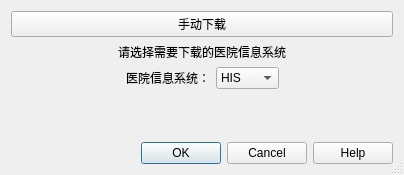
<?xml version="1.0" encoding="UTF-8"?>
<ui version="4.0">
 <class>AddHospitalSystem</class>
 <widget class="QDialog" name="AddHospitalSystem">
  <property name="geometry">
   <rect>
    <x>0</x>
    <y>0</y>
    <width>404</width>
    <height>175</height>
   </rect>
  </property>
  <property name="windowTitle">
   <string>Dialog</string>
  </property>
  <property name="sizeGripEnabled">
   <bool>true</bool>
  </property>
  <layout class="QVBoxLayout" name="verticalLayout">
   <item>
    <widget class="QPushButton" name="pushButton_3">
     <property name="text">
      <string>手动下载</string>
     </property>
    </widget>
   </item>
   <item>
    <widget class="QLabel" name="label">
     <property name="text">
      <string>&lt;html&gt;&lt;head/&gt;&lt;body&gt;&lt;p align=&quot;center&quot;&gt;请选择需要下载的医院信息系统&lt;/p&gt;&lt;/body&gt;&lt;/html&gt;</string>
     </property>
    </widget>
   </item>
   <item>
    <layout class="QHBoxLayout" name="horizontalLayout_2">
     <item>
      <spacer name="horizontalSpacer_2">
       <property name="orientation">
        <enum>Qt::Horizontal</enum>
       </property>
       <property name="sizeHint" stdset="0">
        <size>
         <width>40</width>
         <height>20</height>
        </size>
       </property>
      </spacer>
     </item>
     <item>
      <widget class="QLabel" name="label_2">
       <property name="text">
        <string>医院信息系统：</string>
       </property>
      </widget>
     </item>
     <item>
      <widget class="QComboBox" name="comboBox">
       <item>
        <property name="text">
         <string>HIS</string>
        </property>
       </item>
       <item>
        <property name="text">
         <string>LIS</string>
        </property>
       </item>
       <item>
        <property name="text">
         <string>PACS</string>
        </property>
       </item>
      </widget>
     </item>
     <item>
      <spacer name="horizontalSpacer_3">
       <property name="orientation">
        <enum>Qt::Horizontal</enum>
       </property>
       <property name="sizeHint" stdset="0">
        <size>
         <width>40</width>
         <height>20</height>
        </size>
       </property>
      </spacer>
     </item>
    </layout>
   </item>
   <item>
    <spacer name="verticalSpacer_2">
     <property name="orientation">
      <enum>Qt::Vertical</enum>
     </property>
     <property name="sizeHint" stdset="0">
      <size>
       <width>20</width>
       <height>46</height>
      </size>
     </property>
    </spacer>
   </item>
   <item>
    <layout class="QHBoxLayout" name="horizontalLayout">
     <item>
      <spacer name="horizontalSpacer">
       <property name="orientation">
        <enum>Qt::Horizontal</enum>
       </property>
       <property name="sizeHint" stdset="0">
        <size>
         <width>40</width>
         <height>20</height>
        </size>
       </property>
      </spacer>
     </item>
     <item>
      <widget class="QDialogButtonBox" name="uiButtonBox">
       <property name="orientation">
        <enum>Qt::Horizontal</enum>
       </property>
       <property name="standardButtons">
        <set>QDialogButtonBox::Cancel|QDialogButtonBox::Help|QDialogButtonBox::Ok</set>
       </property>
      </widget>
     </item>
    </layout>
   </item>
  </layout>
 </widget>
 <resources/>
 <connections/>
</ui>
